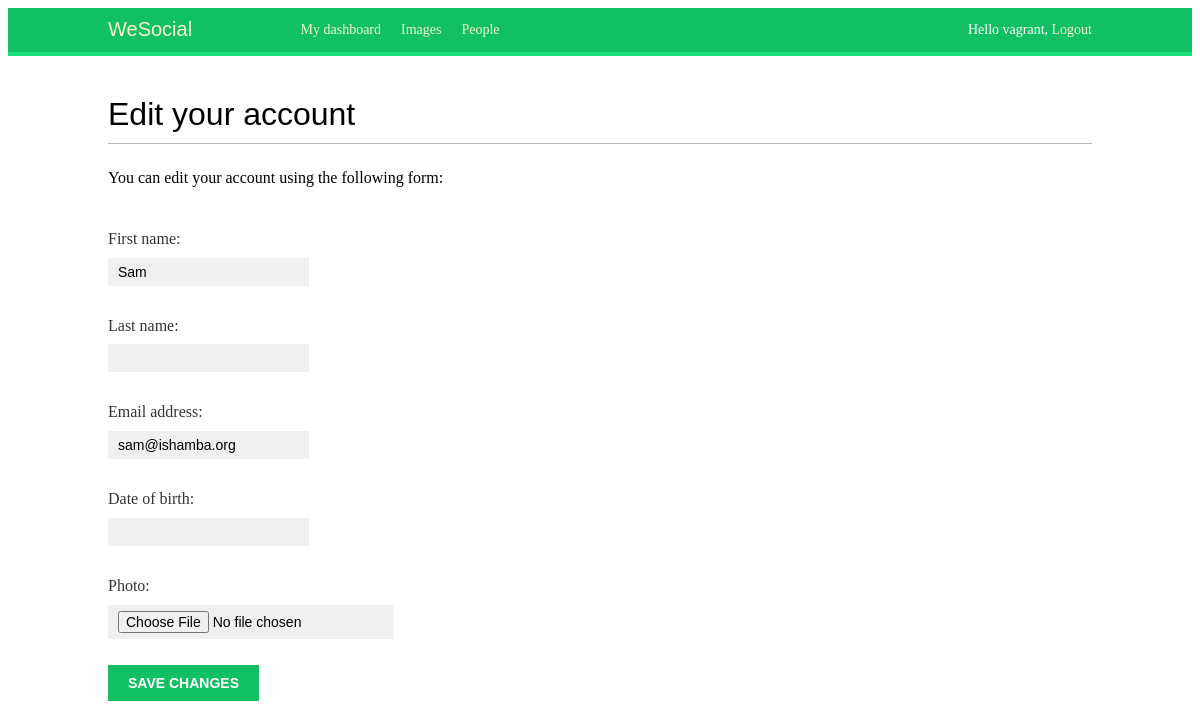
/account/edit/ (signed in), run on an earlier commit of the app's database.
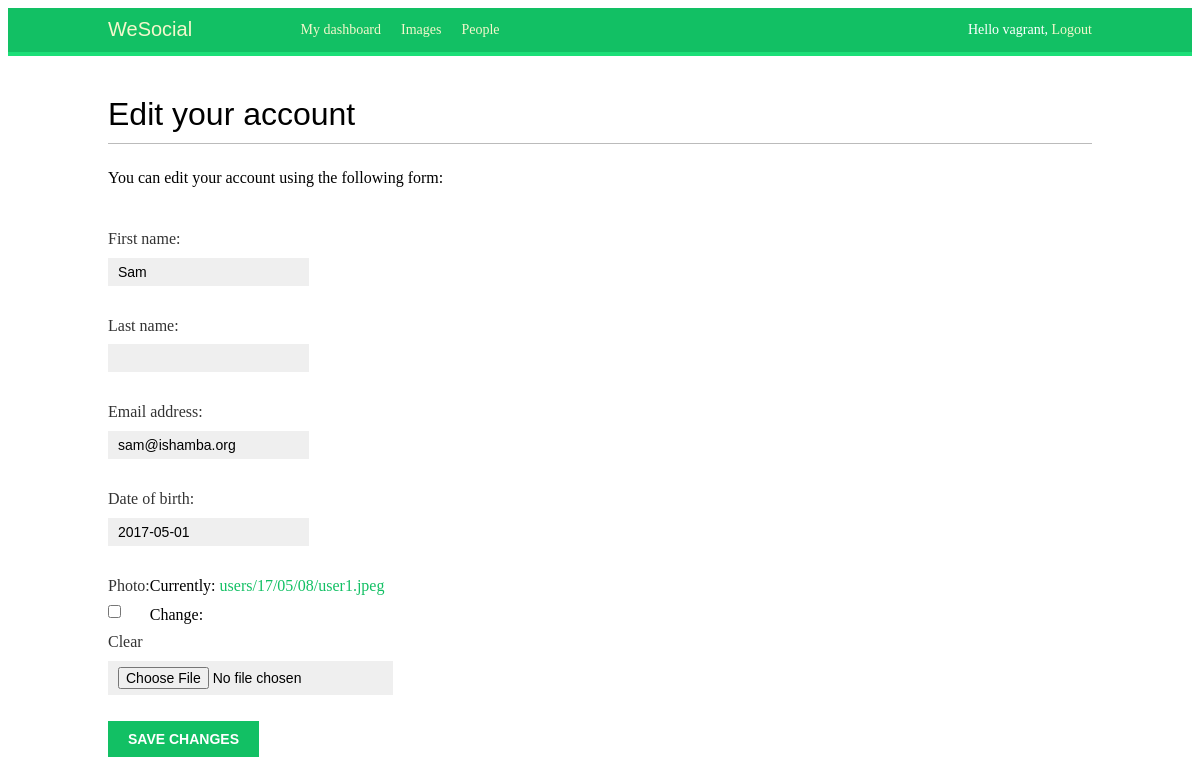
And on a later commit of the database.
### account/models.py (models this page shows, shortened)
class Profile(models.Model):
    user = models.OneToOneField(settings.AUTH_USER_MODEL)
    date_of_birth = models.DateField(blank=True, null=True)
    photo = models.ImageField(upload_to='users/%y/%m/%d',
                              blank=True)

### account/views.py (the view)
@login_required
def edit(request):
    if request.method == "POST":
        user_form = UserEditForm(instance=request.user,
                                 data=request.POST)
        profile_form = ProfileEditForm(instance=request.user.profile,
                                       data=request.POST,
                                       files=request.FILES)
        if user_form.is_valid() and profile_form.is_valid():
            user_form.save()
            profile_form.save()
            messages.success(request, 'Profile Updated successfully')
        else:
            messages.error(request, 'Error updating your profile')
    else:
        user_form = UserEditForm(instance=request.user)
        profile_form = ProfileEditForm(instance=request.user.profile)
    return render(request,
                  'account/edit.html',
                  {'user_form': user_form,
                   'profile_form': profile_form})

### account/forms.py
class UserEditForm(forms.ModelForm):
    class Meta:
        model = User
        fields = ('first_name', 'last_name', 'email')

class ProfileEditForm(forms.ModelForm):
    class Meta:
        model = Profile
        exclude = ('user',)

### account/templates/account/edit.html (shortened to what this page needs)
{% extends "base.html" %}
{% block content %}
    <h1>Edit your account</h1>
    <p>You can edit your account using the following form:</p>
    <form action="." method="post" enctype="multipart/form-data">
        {{ user_form.as_p }}
        {{ profile_form.as_p }}
        <p><input type="submit" value="Save changes"></p>
    </form>
{% endblock  %}

What changed in the data, as far as the page shows it:
now on this page (row edited): Profile: date_of_birth "2017-05-01"
Also different on the page:
form field as_p: (not shown) → "☐"
text no longer shown: "Date of birth: Photo:"
text now shown: "Date of birth: Photo: Currently: users/17/05/08/user1.jpeg Clear Change:"
